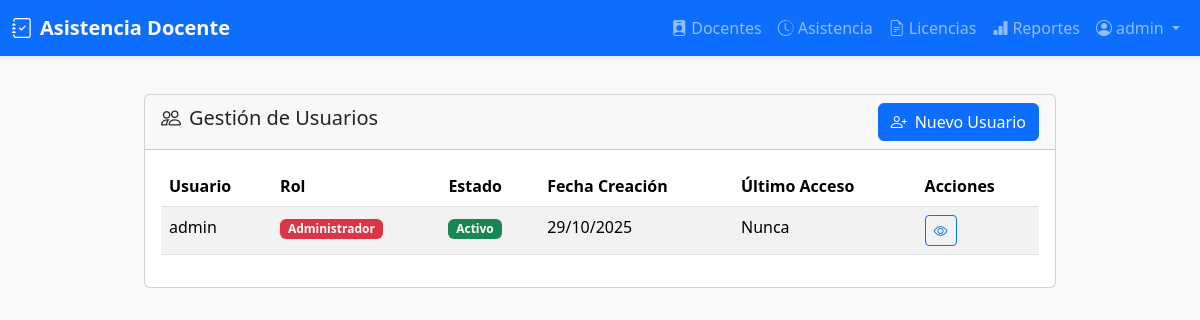
Screenshot of /auth/users (signed in) with the database file from the repository.
### models/usuario.py (models this page shows, shortened)
class Usuario(UserMixin, db.Model):
    __tablename__ = 'usuarios'
    id = db.Column(db.Integer, primary_key=True)
    username = db.Column(db.String(50), unique=True, nullable=False)
    password_hash = db.Column(db.String(128), nullable=False)
    rol = db.Column(db.String(20), nullable=False)  # admin, talento_humano
    activo = db.Column(db.Boolean, default=True)
    fecha_creacion = db.Column(db.DateTime, default=db.func.current_timestamp())
    ultimo_acceso = db.Column(db.DateTime)
    def is_admin(self):
        return self.rol == 'admin'

### blueprints/auth/__init__.py (the view)
@auth_bp.route('/users')
@login_required
def users():
    if not current_user.is_admin():
        flash('No tienes permisos para acceder a esta página', 'danger')
        return redirect(url_for('dashboard.index'))
    usuarios = Usuario.query.order_by(Usuario.username).all()
    return render_template('auth/users.html', usuarios=usuarios)

### templates/auth/users.html
{% extends 'base.html' %}
{% block content %}
<div class="container py-4">
    <div class="row">
        <div class="col-md-12">
            <div class="card">
                <div class="card-header d-flex justify-content-between align-items-center">
                    <h5><i class="bi bi-people me-2"></i>Gestión de Usuarios</h5>
                    <a href="{{ url_for('auth.register') }}" class="btn btn-primary">
                        <i class="bi bi-person-plus me-2"></i>Nuevo Usuario
                    </a>
                </div>
                <div class="card-body">
                    {% if usuarios %}
                        <div class="table-responsive">
                            <table class="table table-striped">
                                <thead>
                                    <tr>
                                        <th>Usuario</th>
                                        <th>Rol</th>
                                        <th>Estado</th>
                                        <th>Fecha Creación</th>
                                        <th>Último Acceso</th>
                                        <th>Acciones</th>
                                    </tr>
                                </thead>
                                <tbody>
                                    {% for usuario in usuarios %}
                                    <tr>
                                        <td>{{ usuario.username }}</td>
                                        <td>
                                            <span class="badge bg-{{ 'danger' if usuario.is_admin() else 'primary' }}">
                                                {{ 'Administrador' if usuario.is_admin() else 'Talento Humano' }}
                                            </span>
                                        </td>
                                        <td>
                                            <span class="badge bg-{{ 'success' if usuario.activo else 'danger' }}">
                                                {{ 'Activo' if usuario.activo else 'Inactivo' }}
                                            </span>
                                        </td>
                                        <td>{{ usuario.fecha_creacion.strftime('%d/%m/%Y') if usuario.fecha_creacion else 'N/A' }}</td>
                                        <td>{{ usuario.ultimo_acceso.strftime('%d/%m/%Y %H:%M') if usuario.ultimo_acceso else 'Nunca' }}</td>
                                        <td>
                                            <div class="btn-group btn-group-sm">
                                                <a href="{{ url_for('auth.profile') }}" class="btn btn-outline-primary">
                                                    <i class="bi bi-eye"></i>
                                                </a>
                                            </div>
                                        </td>
                                    </tr>
                                    {% endfor %}
                                </tbody>
                            </table>
                        </div>
                    {% else %}
                        <div class="text-center text-muted py-4">
                            <i class="bi bi-people fs-1 mb-3"></i>
                            <p>No hay usuarios registrados</p>
                        </div>
                    {% endif %}
                </div>
            </div>
        </div>
    </div>
</div>
{% endblock %}

### templates/base.html (shortened to what this page needs)
<!DOCTYPE html>
<html lang="es">
<head>
  <link href="https://cdn.jsdelivr.net/npm/bootstrap@5.3.2/dist/css/bootstrap.min.css" rel="stylesheet">
  <link href="https://cdn.jsdelivr.net/npm/bootstrap-icons@1.10.5/font/bootstrap-icons.css" rel="stylesheet">
  <link href="https://cdn.jsdelivr.net/npm/select2@4.1.0-rc.0/dist/css/select2.min.css" rel="stylesheet" />
</head>
<body>
  <nav class="navbar navbar-expand-lg navbar-dark bg-primary fixed-top shadow-sm">
    <div class="container-fluid">
      <a class="navbar-brand" href="{{ url_for('dashboard.index') }}">
        <i class="bi bi-journal-check me-2"></i>Asistencia Docente
      </a>
      <div class="collapse navbar-collapse" id="navbarNav">
        <ul class="navbar-nav ms-auto">
          {% if current_user.is_authenticated %}
            <li class="nav-item"><a class="nav-link" href="{{ url_for('docentes.index') }}"><i class="bi bi-person-badge-fill me-1"></i>Docentes</a></li>
            <li class="nav-item"><a class="nav-link" href="{{ url_for('asistencia.reportes') }}"><i class="bi bi-clock-history me-1"></i>Asistencia</a></li>
            <li class="nav-item"><a class="nav-link" href="{{ url_for('licencias.index') }}"><i class="bi bi-file-earmark-text me-1"></i>Licencias</a></li>
            <li class="nav-item"><a class="nav-link" href="{{ url_for('reportes.reporte_incumplimientos') }}"><i class="bi bi-bar-chart-fill me-1"></i>Reportes</a></li>
            <li class="nav-item dropdown">
              <a class="nav-link dropdown-toggle" href="#" id="navbarDropdown" role="button"
                 data-bs-toggle="dropdown" aria-expanded="false">
                <i class="bi bi-person-circle me-1"></i>{{ current_user.username }}
              </a>
            </li>
          {% else %}
            <li class="nav-item"><a class="nav-link" href="{{ url_for('auth.login') }}"><i class="bi bi-box-arrow-in-right me-1"></i>Iniciar Sesión</a></li>
          {% endif %}
        </ul>
      </div>
    </div>
  </nav>
  <div class="container">
    {% block content %}{% endblock %}
  </div>
</body>
</html>

### templates/base.html (style rules this page uses)
body { padding-top: 70px; background-color: #f8f9fa; }
.container { max-width: 960px; }
.navbar-brand { font-weight: 600; }
.nav-link { font-weight: 500; }

### rows the page displays
Usuario: username "admin", rol "Administrador", activo "Activo", fecha_creacion "29/10/2025", ultimo_acceso "Nunca"
